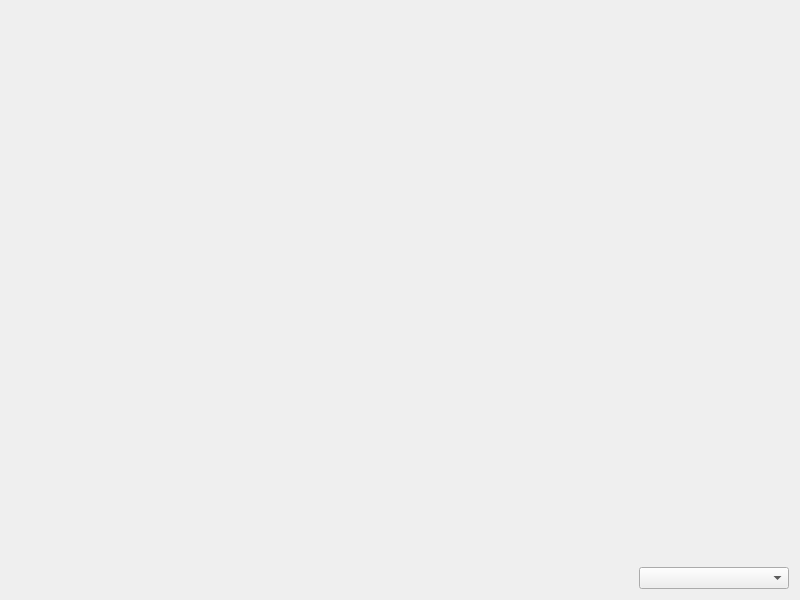
<?xml version="1.0" encoding="UTF-8"?>
<ui version="4.0">
 <class>frmImageAnimation</class>
 <widget class="QWidget" name="frmImageAnimation">
  <property name="geometry">
   <rect>
    <x>0</x>
    <y>0</y>
    <width>800</width>
    <height>600</height>
   </rect>
  </property>
  <property name="windowTitle">
   <string>Form</string>
  </property>
  <layout class="QVBoxLayout" name="verticalLayout">
   <item>
    <widget class="ImageAnimation" name="imageAnimation" native="true">
     <property name="sizePolicy">
      <sizepolicy hsizetype="Preferred" vsizetype="Expanding">
       <horstretch>0</horstretch>
       <verstretch>0</verstretch>
      </sizepolicy>
     </property>
    </widget>
   </item>
   <item>
    <layout class="QHBoxLayout" name="horizontalLayout">
     <item>
      <spacer name="horizontalSpacer">
       <property name="orientation">
        <enum>Qt::Horizontal</enum>
       </property>
       <property name="sizeHint" stdset="0">
        <size>
         <width>40</width>
         <height>20</height>
        </size>
       </property>
      </spacer>
     </item>
     <item>
      <widget class="QComboBox" name="cboxType">
       <property name="minimumSize">
        <size>
         <width>150</width>
         <height>0</height>
        </size>
       </property>
      </widget>
     </item>
    </layout>
   </item>
  </layout>
 </widget>
 <customwidgets>
  <customwidget>
   <class>ImageAnimation</class>
   <extends>QWidget</extends>
   <header location="global">imageanimation.h</header>
   <container>1</container>
  </customwidget>
 </customwidgets>
 <resources/>
 <connections/>
</ui>
